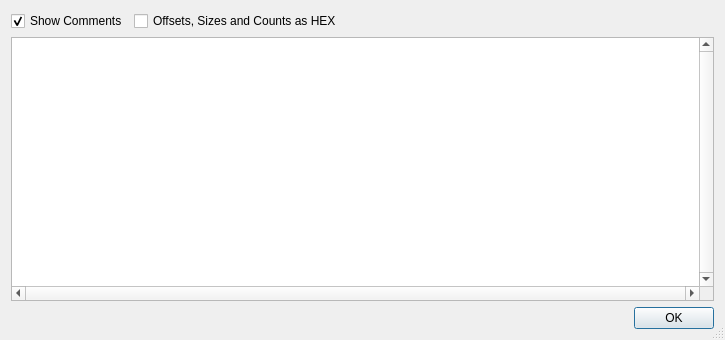
<?xml version="1.0" encoding="UTF-8"?>
<ui version="4.0">
 <class>Prototype</class>
 <widget class="QDialog" name="Prototype">
  <property name="geometry">
   <rect>
    <x>0</x>
    <y>0</y>
    <width>725</width>
    <height>340</height>
   </rect>
  </property>
  <property name="contextMenuPolicy">
   <enum>Qt::ActionsContextMenu</enum>
  </property>
  <property name="windowTitle">
   <string>Prototype</string>
  </property>
  <property name="sizeGripEnabled">
   <bool>true</bool>
  </property>
  <layout class="QVBoxLayout" name="verticalLayout">
   <item>
    <layout class="QHBoxLayout" name="horizontalLayout_2">
     <item>
      <widget class="QCheckBox" name="checkBoxShowComments">
       <property name="text">
        <string>Show Comments</string>
       </property>
       <property name="checked">
        <bool>true</bool>
       </property>
      </widget>
     </item>
     <item>
      <widget class="QCheckBox" name="checkBoxOffsetAsHEX">
       <property name="text">
        <string>Offsets, Sizes and Counts as HEX</string>
       </property>
      </widget>
     </item>
     <item>
      <spacer name="horizontalSpacer_2">
       <property name="orientation">
        <enum>Qt::Horizontal</enum>
       </property>
       <property name="sizeHint" stdset="0">
        <size>
         <width>40</width>
         <height>20</height>
        </size>
       </property>
      </spacer>
     </item>
    </layout>
   </item>
   <item>
    <widget class="QTextEdit" name="textEditPrototype">
     <property name="verticalScrollBarPolicy">
      <enum>Qt::ScrollBarAlwaysOn</enum>
     </property>
     <property name="horizontalScrollBarPolicy">
      <enum>Qt::ScrollBarAlwaysOn</enum>
     </property>
     <property name="readOnly">
      <bool>true</bool>
     </property>
    </widget>
   </item>
   <item>
    <layout class="QHBoxLayout" name="horizontalLayout">
     <item>
      <spacer name="horizontalSpacer">
       <property name="orientation">
        <enum>Qt::Horizontal</enum>
       </property>
       <property name="sizeHint" stdset="0">
        <size>
         <width>40</width>
         <height>20</height>
        </size>
       </property>
      </spacer>
     </item>
     <item>
      <widget class="QPushButton" name="pushButtonOK">
       <property name="text">
        <string>OK</string>
       </property>
      </widget>
     </item>
    </layout>
   </item>
  </layout>
 </widget>
 <resources/>
 <connections/>
</ui>
